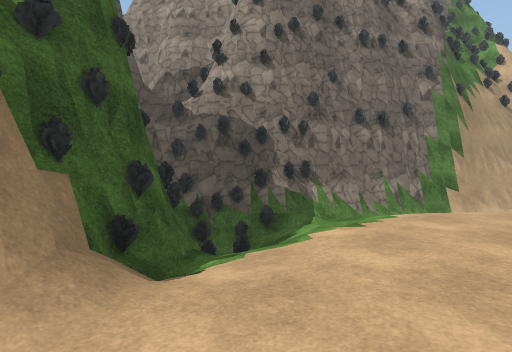
View 1 (above)

24 first-person views from a walk through a 3-D level made in the Unity game engine. The camera is 1.5 m above the floor, tilts 2° down and sees 80° across. The floor is counted in squares, 2 m on a side. Each view is taken from the middle of a square. On the plan, view 1 faces up. The plan holds only what a view shows up to about 10 squares ahead; the rest is blank. The place goes on beyond the plan. Some animated figures are left out. Some surface patterns are stand-ins.

View 2
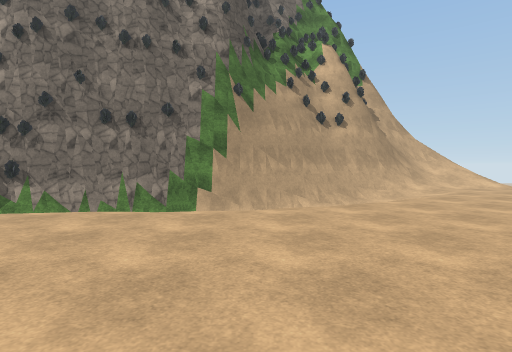

View 3
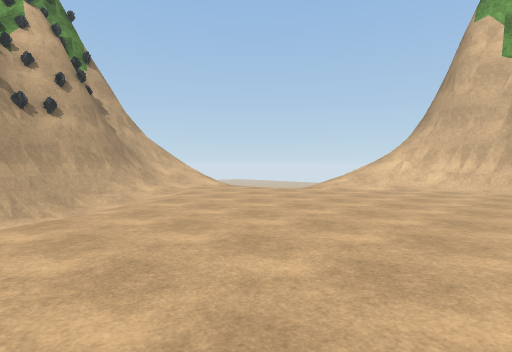

View 4
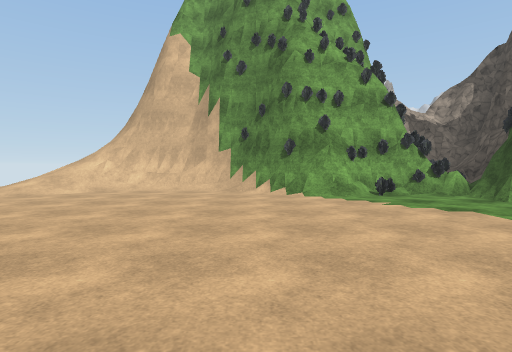

View 5
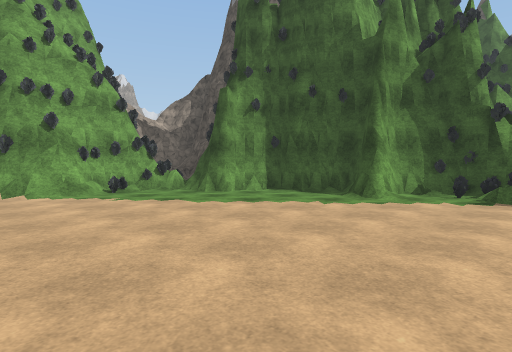

View 6
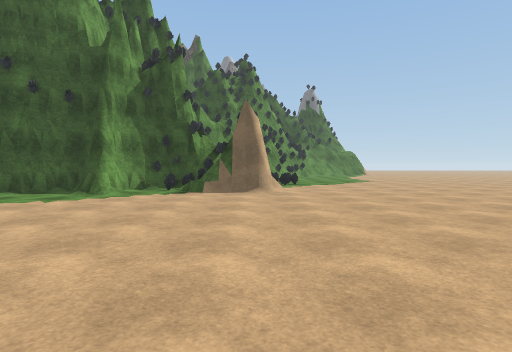

View 7
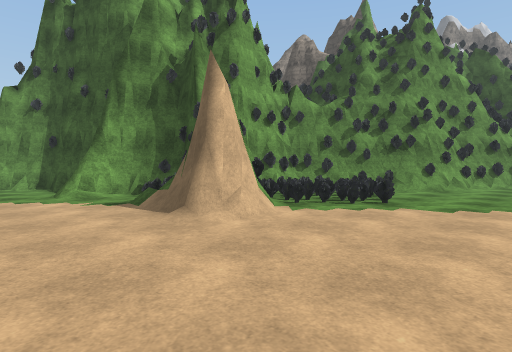

View 8
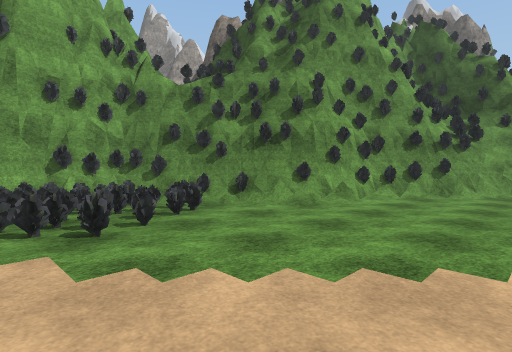

View 9
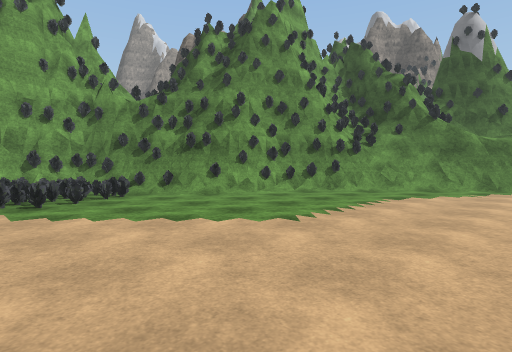

View 10
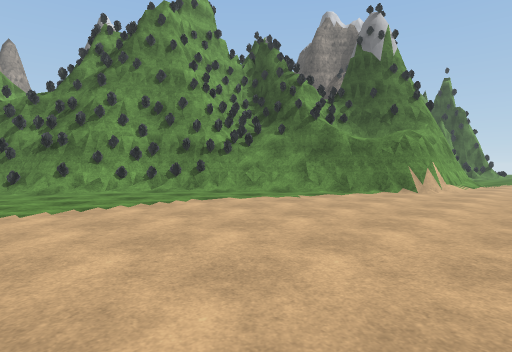

View 11
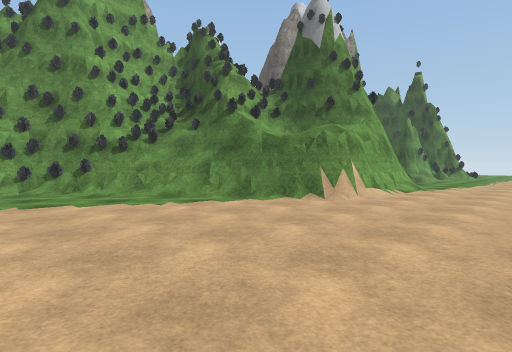

View 12
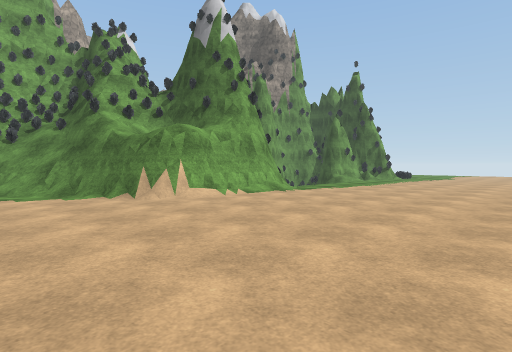

View 13
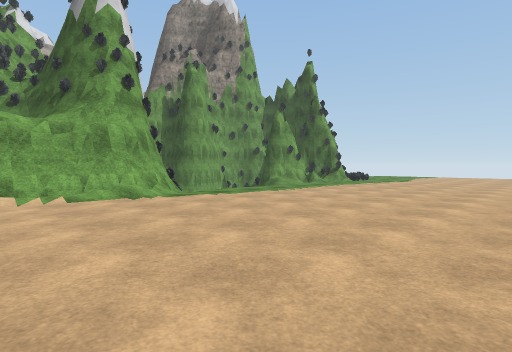

View 14
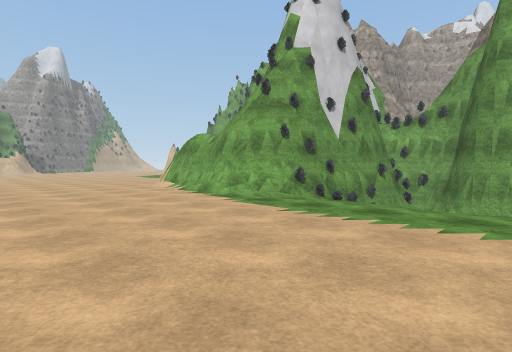

View 15
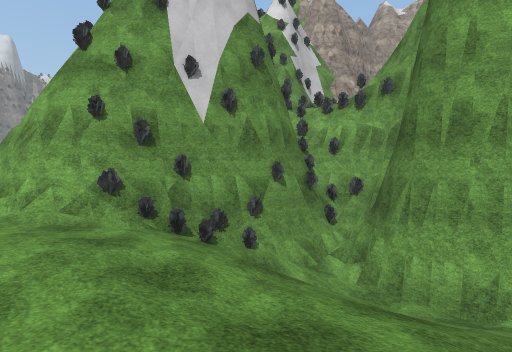

View 16
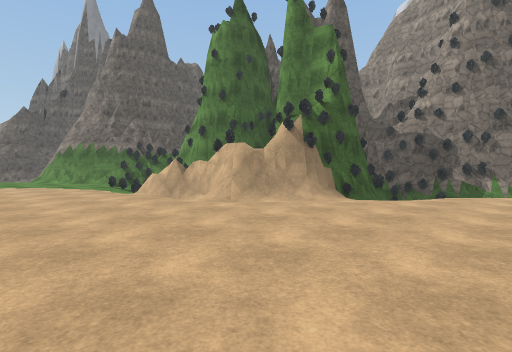

View 17
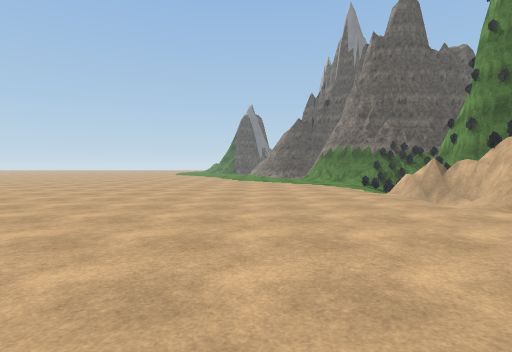

View 18
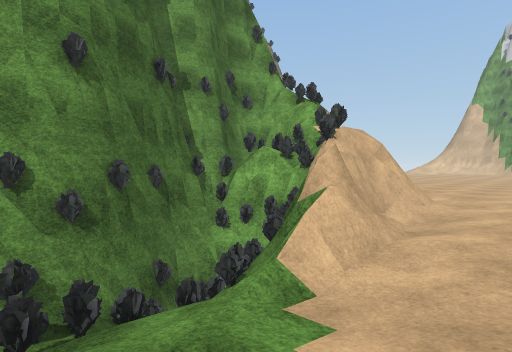

View 19
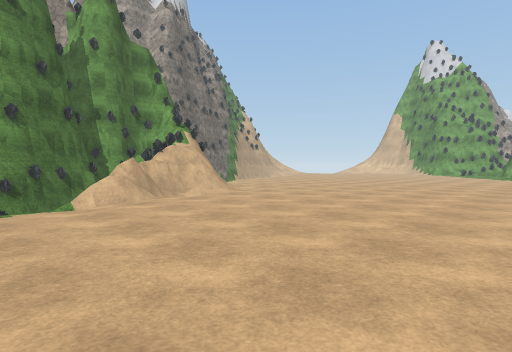

View 20
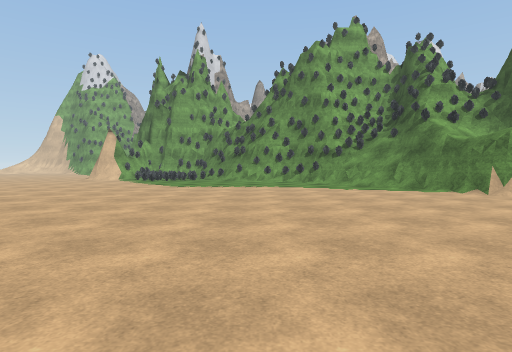

View 21
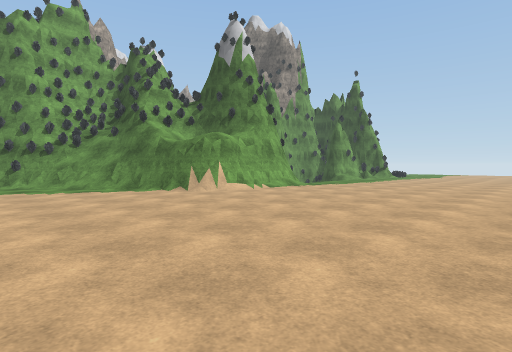

View 22
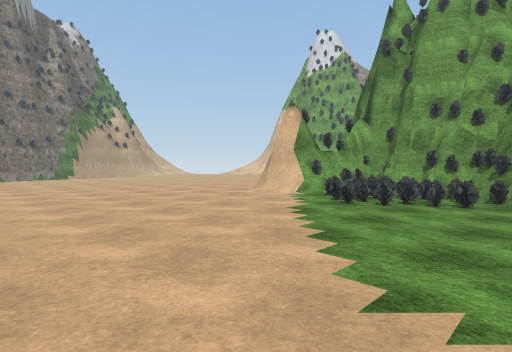

View 23
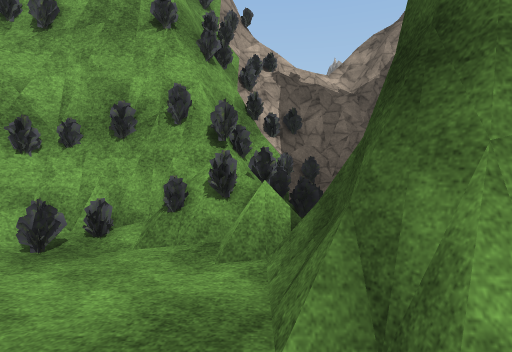

View 24
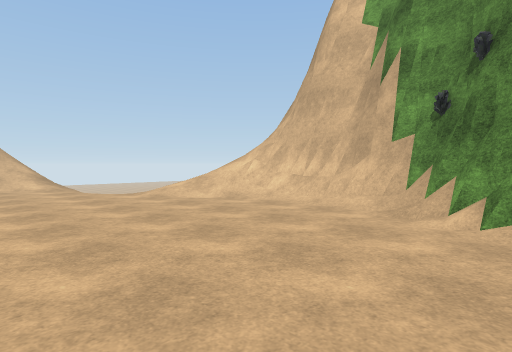

### Floor plan
Key: @ floor where view 1 was taken; # wall or solid block; . main floor; - floor 2.5 m lower than the main floor; : floor 3 m higher than the main floor; / step, stairs or slope; = window, fence, low wall or low ledge; v drop or lower ground; O other object.
Columns run from 9 left of view 1 to 19 right of it. Each row starts with its distance up from view 1.
 11                     ## //
 10                  ####////
  9               #####///...
  8           #####//    /.../
  7         #OO#/      /......//
  6         OO//     //.......///
  5        OO///////..........///
  4     #  #O//................/#
  3   O O  #O//................/#
  2  OOv####//..  ............./#
  1  OOOOO##/...   ............/#
  0  /=####/.@...  .........../##
 -1  /////./..... ............O#
 -2 ../.......................##
 -3 ..........................O#
 -4 ..........................O
 -5 .........................=OO#
 -6 ........................##OO#
 -7 ....................#..##  ##
 -8 ................#OOO####
 -9   ..............OOOO#
-10   .............OOOO##
-11   .............OOOO
-12   .............OOOO
-13   .............OOOO
-14   ..............OO
-15  ..............O#
-16 ..............###
-17 ..............O#
-18 .............OO
-19 ............/O#
-20 ...........//OO
-21 .........///:OO
-22 ........#####O
-23 ......./#
-24 ......./#
-25 ......./#
-26 ......./#
-27 ......./##
-28 ......../OO##
-29  .......//OO##
-30  .......// //#
-31  ......./// ##
-32  .......////##
-33  ........///-#

Positions as (right, up) in squares from view 1, and headings:
1: (0, 0), facing up
2: (7, 0), facing up
3: (8, 1), facing up-right
4: (9, 0), facing right
5: (8, 0), facing down-right
6: (7, 1), facing down
7: (3, -5), facing down-right
8: (2, -10), facing down-right
9: (-1, -10), facing down-right
10: (-4, -13), facing down-right
11: (-5, -16), facing down-right
12: (-8, -19), facing down-right
13: (-9, -23), facing down-right
14: (-7, -33), facing up-right
15: (-2, -33), facing up-right
16: (3, -5), facing up-left
17: (3, -5), facing left
18: (-9, -2), facing up-right
19: (-9, -8), facing up-right
20: (-9, -16), facing right
21: (-9, -17), facing down-right
22: (0, -14), facing up-right
23: (14, -5), facing right
24: (13, -1), facing up-right
